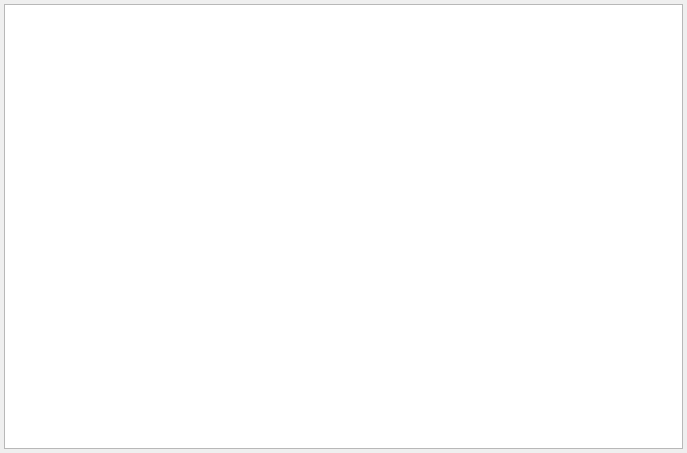
<?xml version="1.0" encoding="UTF-8"?>
<ui version="4.0">
 <class>VisitComboBoxPopup</class>
 <widget class="QWidget" name="VisitComboBoxPopup">
  <property name="geometry">
   <rect>
    <x>0</x>
    <y>0</y>
    <width>687</width>
    <height>453</height>
   </rect>
  </property>
  <property name="windowTitle">
   <string>Form</string>
  </property>
  <layout class="QGridLayout" name="gridLayout">
   <property name="margin">
    <number>4</number>
   </property>
   <property name="spacing">
    <number>4</number>
   </property>
   <item row="0" column="0" colspan="2">
    <widget class="CTableView" name="tblVisit"/>
   </item>
  </layout>
 </widget>
 <customwidgets>
  <customwidget>
   <class>CTableView</class>
   <extends>QTableView</extends>
   <header>library/TableView.h</header>
  </customwidget>
 </customwidgets>
 <resources/>
 <connections/>
</ui>
